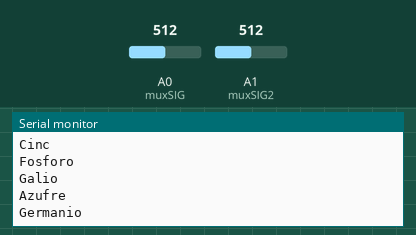
Bench run of a sketch on a simulated Arduino Mega 2560, built with avr-gcc and run on an emulated ATmega2560. Parts: the last lines printed to the serial monitor. Inputs (shaded band) come from the test bench; at power-on: A0 (muxSIG) = 512, A1 (muxSIG2) = 512.

Above: at 1.2 s.
1.3 s: A0 (muxSIG) set to 716
At 2.3 s:
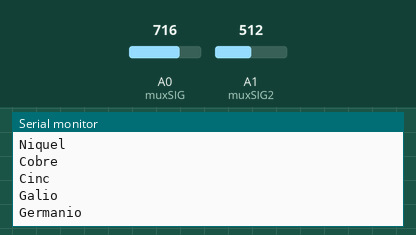
4.3 s: A0 (muxSIG) set to 2
7.3 s: A0 (muxSIG) set to 0
At 8.2 s:
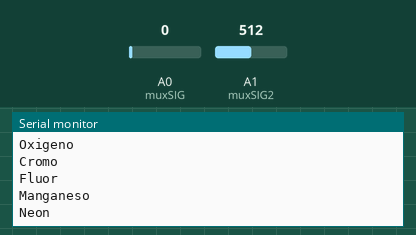

Measured:
- the behaviour switches between 1 and 0 on A0 (muxSIG) (found by bisection; images 1 and 2)
- after the input at 7.3 s, the serial monitor: prints a new line after 0.07 s (image 2)

The sketch:

LecturaBotones_v2.ino
```cpp
const int muxSIG = A0;
const int muxS0 = 22;
const int muxS1 = 23;
const int muxS2 = 24;
const int muxS3 = 25;
const int muxSIG2 = A1;
const int muxS4 = 26;
const int muxS5 = 27;
const int muxS6 = 28;
const int muxS7 = 29;

String elementos[256]={"Hidrogeno","Helio","Litio","Berilio","Boro","Carbono","Nitrogeno",
"Oxigeno","Fluor","Neon","Sodio","Magnesio","Aluminio","Silicio","Fosforo","Azufre",
"Cloro","Argon","Potasio","Calcio","Escandio","Titaneo","Vanadio","Cromo","Manganeso","Hierro",
"Cobalto","Niquel","Cobre","Cinc","Galio","Germanio","Arsenico","Selenio","Bromo","Kripton","Rubidio",
"Estroncio","Itrio","Circonio","Niobio","Molibdeno","Tercnecio","Rutenio","Rodio","Paladio",
"Plata","Cadmio","Indio","Estaño","Antimonio","Telurio","Yodo","Xenon","Cesio","Bario","Lantano","Cerio","Praseodimio",
"Neodimio","Prometio","Samario","Europio","Gadolinio","Terbio","Disprosio","Holmio","Erbio","Tulio",
"Iterbio","Lutecio","Hafnio","Tantalio","Wolframio","Renio","Osmio","Iridio","Platino","Oro",
"Mercurio","Talio","Plomo","Bismuto","Polonio","Astato","Radon","Francio","Radio","Actinio","Torio",
"Protactinio","Uranio","Neptunio","Plutonio","Americio","Curio","Berkelio","Californio","Einstenio",
"Fermio","Mendelevio","Nobelio","Lawrencio","Rutherfordio","Dubnio","Seaborgio","Bohrio","Hassio","Meitnerio",
"Darmstadio","Roentgenio","Copernicio","Nihonium","Flerovio","Moscovium","Livermorio","Tennessine",
"Oganesson"};

int SetMuxChannel(byte channel)
{
   digitalWrite(muxS0, bitRead(channel, 0));
   digitalWrite(muxS1, bitRead(channel, 1));
   digitalWrite(muxS2, bitRead(channel, 2));
   digitalWrite(muxS3, bitRead(channel, 3));

}
int SetMuxChannel2(byte channel)
{

   digitalWrite(muxS4, bitRead(channel, 0));
   digitalWrite(muxS5, bitRead(channel, 1));
   digitalWrite(muxS6, bitRead(channel, 2));
   digitalWrite(muxS7, bitRead(channel, 3));
}
/*String identificaElemento(int n, String elementos[]){
  String result;
  for(int i=0; i<3; i++){
    if(n==i){

    }
  }
}

 */
void setup()
{
   Serial.begin(9600);
   pinMode(muxS0, OUTPUT);
   pinMode(muxS1, OUTPUT);
   pinMode(muxS2, OUTPUT);
   pinMode(muxS3, OUTPUT);
   pinMode(muxSIG, INPUT);
   pinMode(muxS4, OUTPUT);
   pinMode(muxS5, OUTPUT);
   pinMode(muxS6, OUTPUT);
   pinMode(muxS7, OUTPUT);
   pinMode(muxSIG2, INPUT);
}

void loop()
{
   for (byte i = 0; i < 16; i++)
   {
      SetMuxChannel(i);
      SetMuxChannel2(i);
      //delay(10);
      byte muxValue = analogRead(muxSIG);
      byte muxValue2 = analogRead(muxSIG2);


      if(muxValue==0){
      //String res = "Hola soy el botón " + String(i) + ": " /*+ muxValue*/;
      Serial.print(elementos[i]);
      Serial.print("\t\n");
      //delay(10);
      }
      if(muxValue2==0){
      //String res = "Hola soy el botón " + String(i+16) + ": " /*+ muxValue*/;
      Serial.print(elementos[i+16]);
      Serial.print("\t\n");
      //delay(10);
      }

   }
   Serial.println();
   delay(200);
}
```
